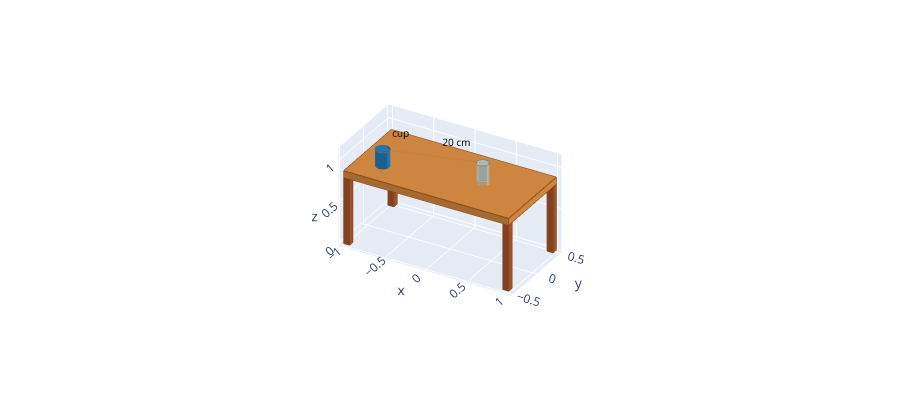

Write notebook code for a chart like this one.
### Code cell
scene.render("plotly", height=400)

### Figure 1 — Plotly figure (JSON) as saved in the notebook; plotly's stock layout.template omitted (floating-point values rounded to 4 significant figures; data arrays with more than 128 entries replaced by an {"elided": "..."} marker saying what was removed)
{"data": [{"facecolor": ["peru", "peru", "peru", "peru", "peru", "peru", "peru", "peru", "peru", "peru", "peru", "peru", "sienna", "sienna", "sienna", "sienna", "sienna", "sienna", "sienna", "sienna", "sienna", "sienna", "sienna", "sienna", "sienna", "sienna", "sienna", "sienna", "sienna", "sienna", "sienna", "sienna", "sienna", "sienna", "sienna", "sienna", "sienna", "sienna", "sienna", "sienna", "sienna", "sienna", "sienna", "sienna", "sienna", "sienna", "sienna", "sienna", "sienna", "sienna", "sienna", "sienna", "sienna", "sienna", "sienna", "sienna", "sienna", "sienna", "sienna", "sienna", "#1f77b4", "#1f77b4", "#1f77b4", "#1f77b4", "#1f77b4", "#1f77b4", "#1f77b4", "#1f77b4", "#1f77b4", "#1f77b4", "#1f77b4", "#1f77b4", "#1f77b4", "#1f77b4", "#1f77b4", "#1f77b4", "#1f77b4", "#1f77b4", "#1f77b4", "#1f77b4", "#1f77b4", "#1f77b4", "#1f77b4", "#1f77b4", "#1f77b4", "#1f77b4", "#1f77b4", "#1f77b4", "#1f77b4", "#1f77b4", "#1f77b4", "#1f77b4", "#1f77b4", "#1f77b4", "#1f77b4", "#1f77b4", "#1f77b4", "#1f77b4", "#1f77b4", "#1f77b4", "#1f77b4", "#1f77b4", "#1f77b4", "#1f77b4", "#1f77b4", "#1f77b4", "#1f77b4", "#1f77b4", "#1f77b4", "#1f77b4", "#1f77b4", "#1f77b4", "#1f77b4", "#1f77b4", "#1f77b4", "#1f77b4", "#1f77b4", "#1f77b4", "#1f77b4", "#1f77b4"], "flatshading": true, "hoverinfo": "skip", "i": [0, 0, 4, 4, 8, 8, 12, 12, 16, 16, 20, 20, 24, 24, 28, 28, 32, 32, 36, 36, 40, 40, 44, 44, 48, 48, 52, 52, 56, 56, 60, 60, 64, 64, 68, 68, 72, 72, 76, 76, 80, 80, 84, 84, 88, 88, 92, 92, 96, 96, 100, 100, 104, 104, 108, 108, 112, 112, 116, 116, 120, 120, 124, 124, 128, 128, 132, 132, 136, 136, 140, 140, 144, 144, 148, 148, 152, 152, 156, 156, 160, 160, 164, 164, 168, 168, 172, 172, 176, 176, 180, 180, 184, 184, 184, 184, 184, 184, 184, 184, 184, 184, 184, 184, 184, 184, 200, 200, 200, 200, 200, 200, 200, 200, 200, 200, 200, 200, 200, 200], "j": [1, 2, 5, 6, 9, 10, 13, 14, 17, 18, 21, 22, 25, 26, 29, 30, 33, 34, 37, 38, 41, 42, 45, 46, 49, 50, 53, 54, 57, 58, 61, 62, 65, 66, 69, 70, 73, 74, 77, 78, 81, 82, 85, 86, 89, 90, 93, 94, 97, 98, 101, 102, 105, 106, 109, 110, 113, 114, 117, 118, 121, 122, 125, 126, 129, 130, 133, 134, 137, 138, 141, 142, 145, 146, 149, 150, 153, 154, 157, 158, 161, 162, 165, 166, 169, 170, 173, 174, 177, 178, 181, 182, 185, 186, 187, 188, 189, 190, 191, 192, 193, 194, 195, 196, 197, 198, 201, 202, 203, 204, 205, 206, 207, 208, 209, 210, 211, 212, 213, 214], "k": [2, 3, 6, 7, 10, 11, 14, 15, 18, 19, 22, 23, 26, 27, 30, 31, 34, 35, 38, 39, 42, 43, 46, 47, 50, 51, 54, 55, 58, 59, 62, 63, 66, 67, 70, 71, 74, 75, 78, 79, 82, 83, 86, 87, 90, 91, 94, 95, 98, 99, 102, 103, 106, 107, 110, 111, 114, 115, 118, 119, 122, 123, 126, 127, 130, 131, 134, 135, 138, 139, 142, 143, 146, 147, 150, 151, 154, 155, 158, 159, 162, 163, 166, 167, 170, 171, 174, 175, 178, 179, 182, 183, 186, 187, 188, 189, 190, 191, 192, 193, 194, 195, 196, 197, 198, 199, 202, 203, 204, 205, 206, 207, 208, 209, 210, 211, 212, 213, 214, 215], "opacity": 1, "type": "mesh3d", "x": {"elided": "216 float values"}, "y": {"elided": "216 float values"}, "z": {"elided": "216 float values"}}, {"facecolor": ["lightblue", "lightblue", "lightblue", "lightblue", "lightblue", "lightblue", "lightblue", "lightblue", "lightblue", "lightblue", "lightblue", "lightblue", "lightblue", "lightblue", "lightblue", "lightblue", "lightblue", "lightblue", "lightblue", "lightblue", "lightblue", "lightblue", "lightblue", "lightblue", "lightblue", "lightblue", "lightblue", "lightblue", "lightblue", "lightblue", "lightblue", "lightblue", "lightblue", "lightblue", "lightblue", "lightblue", "lightblue", "lightblue", "lightblue", "lightblue", "lightblue", "lightblue", "lightblue", "lightblue", "lightblue", "lightblue", "lightblue", "lightblue", "lightblue", "lightblue", "lightblue", "lightblue", "lightblue", "lightblue", "lightblue", "lightblue", "lightblue", "lightblue", "lightblue", "lightblue"], "flatshading": true, "hoverinfo": "skip", "i": [0, 0, 4, 4, 8, 8, 12, 12, 16, 16, 20, 20, 24, 24, 28, 28, 32, 32, 36, 36, 40, 40, 44, 44, 48, 48, 52, 52, 56, 56, 60, 60, 64, 64, 64, 64, 64, 64, 64, 64, 64, 64, 64, 64, 64, 64, 80, 80, 80, 80, 80, 80, 80, 80, 80, 80, 80, 80, 80, 80], "j": [1, 2, 5, 6, 9, 10, 13, 14, 17, 18, 21, 22, 25, 26, 29, 30, 33, 34, 37, 38, 41, 42, 45, 46, 49, 50, 53, 54, 57, 58, 61, 62, 65, 66, 67, 68, 69, 70, 71, 72, 73, 74, 75, 76, 77, 78, 81, 82, 83, 84, 85, 86, 87, 88, 89, 90, 91, 92, 93, 94], "k": [2, 3, 6, 7, 10, 11, 14, 15, 18, 19, 22, 23, 26, 27, 30, 31, 34, 35, 38, 39, 42, 43, 46, 47, 50, 51, 54, 55, 58, 59, 62, 63, 66, 67, 68, 69, 70, 71, 72, 73, 74, 75, 76, 77, 78, 79, 82, 83, 84, 85, 86, 87, 88, 89, 90, 91, 92, 93, 94, 95], "opacity": 0.5, "type": "mesh3d", "x": [0.47, 0.4647, 0.4647, 0.47, 0.4647, 0.4495, 0.4495, 0.4647, 0.4495, 0.4268, 0.4268, 0.4495, 0.4268, 0.4, 0.4, 0.4268, 0.4, 0.3732, 0.3732, 0.4, 0.3732, 0.3505, 0.3505, 0.3732, 0.3505, 0.3353, 0.3353, 0.3505, 0.3353, 0.33, 0.33, 0.3353, 0.33, 0.3353, 0.3353, 0.33, 0.3353, 0.3505, 0.3505, 0.3353, 0.3505, 0.3732, 0.3732, 0.3505, 0.3732, 0.4, 0.4, 0.3732, 0.4, 0.4268, 0.4268, 0.4, 0.4268, 0.4495, 0.4495, 0.4268, 0.4495, 0.4647, 0.4647, 0.4495, 0.4647, 0.47, 0.47, 0.4647, 0.4647, 0.4495, 0.4268, 0.4, 0.3732, 0.3505, 0.3353, 0.33, 0.3353, 0.3505, 0.3732, 0.4, 0.4268, 0.4495, 0.4647, 0.47, 0.47, 0.4647, 0.4495, 0.4268, 0.4, 0.3732, 0.3505, 0.3353, 0.33, 0.3353, 0.3505, 0.3732, 0.4, 0.4268, 0.4495, 0.4647], "y": [0.0, 0.02679, 0.02679, 0.0, 0.02679, 0.0495, 0.0495, 0.02679, 0.0495, 0.06467, 0.06467, 0.0495, 0.06467, 0.07, 0.07, 0.06467, 0.07, 0.06467, 0.06467, 0.07, 0.06467, 0.0495, 0.0495, 0.06467, 0.0495, 0.02679, 0.02679, 0.0495, 0.02679, 8.573e-18, 8.573e-18, 0.02679, 8.573e-18, -0.02679, -0.02679, 8.573e-18, -0.02679, -0.0495, -0.0495, -0.02679, -0.0495, -0.06467, -0.06467, -0.0495, -0.06467, -0.07, -0.07, -0.06467, -0.07, -0.06467, -0.06467, -0.07, -0.06467, -0.0495, -0.0495, -0.06467, -0.0495, -0.02679, -0.02679, -0.0495, -0.02679, 0.0, 0.0, -0.02679, -0.02679, -0.0495, -0.06467, -0.07, -0.06467, -0.0495, -0.02679, 8.573e-18, 0.02679, 0.0495, 0.06467, 0.07, 0.06467, 0.0495, 0.02679, 0.0, 0.0, 0.02679, 0.0495, 0.06467, 0.07, 0.06467, 0.0495, 0.02679, 8.573e-18, -0.02679, -0.0495, -0.06467, -0.07, -0.06467, -0.0495, -0.02679], "z": [0.88, 0.88, 1.13, 1.13, 0.88, 0.88, 1.13, 1.13, 0.88, 0.88, 1.13, 1.13, 0.88, 0.88, 1.13, 1.13, 0.88, 0.88, 1.13, 1.13, 0.88, 0.88, 1.13, 1.13, 0.88, 0.88, 1.13, 1.13, 0.88, 0.88, 1.13, 1.13, 0.88, 0.88, 1.13, 1.13, 0.88, 0.88, 1.13, 1.13, 0.88, 0.88, 1.13, 1.13, 0.88, 0.88, 1.13, 1.13, 0.88, 0.88, 1.13, 1.13, 0.88, 0.88, 1.13, 1.13, 0.88, 0.88, 1.13, 1.13, 0.88, 0.88, 1.13, 1.13, 0.88, 0.88, 0.88, 0.88, 0.88, 0.88, 0.88, 0.88, 0.88, 0.88, 0.88, 0.88, 0.88, 0.88, 0.88, 0.88, 1.13, 1.13, 1.13, 1.13, 1.13, 1.13, 1.13, 1.13, 1.13, 1.13, 1.13, 1.13, 1.13, 1.13, 1.13, 1.13]}, {"hoverinfo": "skip", "line": {"color": "saddlebrown", "dash": "solid", "width": 2}, "mode": "lines", "opacity": 1, "type": "scatter3d", "x": {"elided": "180 float values"}, "y": {"elided": "180 float values"}, "z": {"elided": "180 float values"}}, {"hoverinfo": "skip", "line": {"color": "dimgray", "dash": "solid", "width": 2}, "mode": "lines", "opacity": 1, "type": "scatter3d", "x": [-0.6261, -0.62, null, -0.62, -0.6261, null, -0.6434, -0.6261, null, -0.6261, -0.6434, null, -0.6694, -0.6434, null, -0.6434, -0.6694, null, -0.7, -0.6694, null, -0.6694, -0.7, null, -0.7306, -0.7, null, -0.7, -0.7306, null, -0.7566, -0.7306, null, -0.7306, -0.7566, null, -0.7739, -0.7566, null, -0.7566, -0.7739, null, -0.78, -0.7739, null, -0.7739, -0.78, null, -0.7739, -0.78, null, -0.78, -0.7739, null, -0.7566, -0.7739, null, -0.7739, -0.7566, null, -0.7306, -0.7566, null, -0.7566, -0.7306, null, -0.7, -0.7306, null, -0.7306, -0.7, null, -0.6694, -0.7, null, -0.7, -0.6694, null, -0.6434, -0.6694, null, -0.6694, -0.6434, null, -0.6261, -0.6434, null, -0.6434, -0.6261, null, -0.62, -0.6261, null, -0.6261, -0.62, null], "y": [-0.1694, -0.2, null, -0.2, -0.1694, null, -0.1434, -0.1694, null, -0.1694, -0.1434, null, -0.1261, -0.1434, null, -0.1434, -0.1261, null, -0.12, -0.1261, null, -0.1261, -0.12, null, -0.1261, -0.12, null, -0.12, -0.1261, null, -0.1434, -0.1261, null, -0.1261, -0.1434, null, -0.1694, -0.1434, null, -0.1434, -0.1694, null, -0.2, -0.1694, null, -0.1694, -0.2, null, -0.2306, -0.2, null, -0.2, -0.2306, null, -0.2566, -0.2306, null, -0.2306, -0.2566, null, -0.2739, -0.2566, null, -0.2566, -0.2739, null, -0.28, -0.2739, null, -0.2739, -0.28, null, -0.2739, -0.28, null, -0.28, -0.2739, null, -0.2566, -0.2739, null, -0.2739, -0.2566, null, -0.2306, -0.2566, null, -0.2566, -0.2306, null, -0.2, -0.2306, null, -0.2306, -0.2, null], "z": [0.88, 0.88, null, 1.08, 1.08, null, 0.88, 0.88, null, 1.08, 1.08, null, 0.88, 0.88, null, 1.08, 1.08, null, 0.88, 0.88, null, 1.08, 1.08, null, 0.88, 0.88, null, 1.08, 1.08, null, 0.88, 0.88, null, 1.08, 1.08, null, 0.88, 0.88, null, 1.08, 1.08, null, 0.88, 0.88, null, 1.08, 1.08, null, 0.88, 0.88, null, 1.08, 1.08, null, 0.88, 0.88, null, 1.08, 1.08, null, 0.88, 0.88, null, 1.08, 1.08, null, 0.88, 0.88, null, 1.08, 1.08, null, 0.88, 0.88, null, 1.08, 1.08, null, 0.88, 0.88, null, 1.08, 1.08, null, 0.88, 0.88, null, 1.08, 1.08, null, 0.88, 0.88, null, 1.08, 1.08, null]}, {"hoverinfo": "skip", "line": {"color": "dimgray", "dash": "solid", "width": 2}, "mode": "lines", "opacity": 0.5, "type": "scatter3d", "x": [0.4647, 0.47, null, 0.47, 0.4647, null, 0.4495, 0.4647, null, 0.4647, 0.4495, null, 0.4268, 0.4495, null, 0.4495, 0.4268, null, 0.4, 0.4268, null, 0.4268, 0.4, null, 0.3732, 0.4, null, 0.4, 0.3732, null, 0.3505, 0.3732, null, 0.3732, 0.3505, null, 0.3353, 0.3505, null, 0.3505, 0.3353, null, 0.33, 0.3353, null, 0.3353, 0.33, null, 0.3353, 0.33, null, 0.33, 0.3353, null, 0.3505, 0.3353, null, 0.3353, 0.3505, null, 0.3732, 0.3505, null, 0.3505, 0.3732, null, 0.4, 0.3732, null, 0.3732, 0.4, null, 0.4268, 0.4, null, 0.4, 0.4268, null, 0.4495, 0.4268, null, 0.4268, 0.4495, null, 0.4647, 0.4495, null, 0.4495, 0.4647, null, 0.47, 0.4647, null, 0.4647, 0.47, null], "y": [0.02679, 0, null, 0, 0.02679, null, 0.0495, 0.02679, null, 0.02679, 0.0495, null, 0.06467, 0.0495, null, 0.0495, 0.06467, null, 0.07, 0.06467, null, 0.06467, 0.07, null, 0.06467, 0.07, null, 0.07, 0.06467, null, 0.0495, 0.06467, null, 0.06467, 0.0495, null, 0.02679, 0.0495, null, 0.0495, 0.02679, null, 8.573e-18, 0.02679, null, 0.02679, 8.573e-18, null, -0.02679, 8.573e-18, null, 8.573e-18, -0.02679, null, -0.0495, -0.02679, null, -0.02679, -0.0495, null, -0.06467, -0.0495, null, -0.0495, -0.06467, null, -0.07, -0.06467, null, -0.06467, -0.07, null, -0.06467, -0.07, null, -0.07, -0.06467, null, -0.0495, -0.06467, null, -0.06467, -0.0495, null, -0.02679, -0.0495, null, -0.0495, -0.02679, null, 0, -0.02679, null, -0.02679, 0, null], "z": [0.88, 0.88, null, 1.13, 1.13, null, 0.88, 0.88, null, 1.13, 1.13, null, 0.88, 0.88, null, 1.13, 1.13, null, 0.88, 0.88, null, 1.13, 1.13, null, 0.88, 0.88, null, 1.13, 1.13, null, 0.88, 0.88, null, 1.13, 1.13, null, 0.88, 0.88, null, 1.13, 1.13, null, 0.88, 0.88, null, 1.13, 1.13, null, 0.88, 0.88, null, 1.13, 1.13, null, 0.88, 0.88, null, 1.13, 1.13, null, 0.88, 0.88, null, 1.13, 1.13, null, 0.88, 0.88, null, 1.13, 1.13, null, 0.88, 0.88, null, 1.13, 1.13, null, 0.88, 0.88, null, 1.13, 1.13, null, 0.88, 0.88, null, 1.13, 1.13, null, 0.88, 0.88, null, 1.13, 1.13, null]}, {"hoverinfo": "skip", "line": {"color": "gray", "dash": "dash", "width": 2}, "mode": "lines", "opacity": 1, "type": "scatter3d", "x": [-0.7, 0.4, null], "y": [-0.2, 0, null], "z": [1.08, 1.13, null]}, {"hoverinfo": "skip", "mode": "text", "text": ["cup"], "textfont": {"color": "black", "size": 10}, "textposition": "top right", "type": "scatter3d", "x": [-0.7], "y": [-0.2], "z": [1.08]}, {"hoverinfo": "skip", "mode": "text", "text": ["20 cm"], "textfont": {"color": "black", "size": 10}, "textposition": "top right", "type": "scatter3d", "x": [-0.15], "y": [-0.1], "z": [1.105]}], "layout": {"height": 400, "margin": {"b": 0, "l": 0, "r": 0, "t": 0}, "scene": {"aspectmode": "manual", "aspectratio": {"x": 1, "y": 0.5, "z": 0.565}, "camera": {"eye": {"x": 0.558, "y": -0.9665, "z": 0.6443}, "projection": {"type": "orthographic"}, "up": {"x": 0, "y": 0, "z": 1}}, "xaxis": {"autorange": false, "range": [-1.05, 1.05], "visible": true}, "yaxis": {"autorange": false, "range": [-0.525, 0.525], "visible": true}, "zaxis": {"autorange": false, "range": [-0.02825, 1.158], "visible": true}}, "showlegend": false, "uirevision": "minigeo"}}
